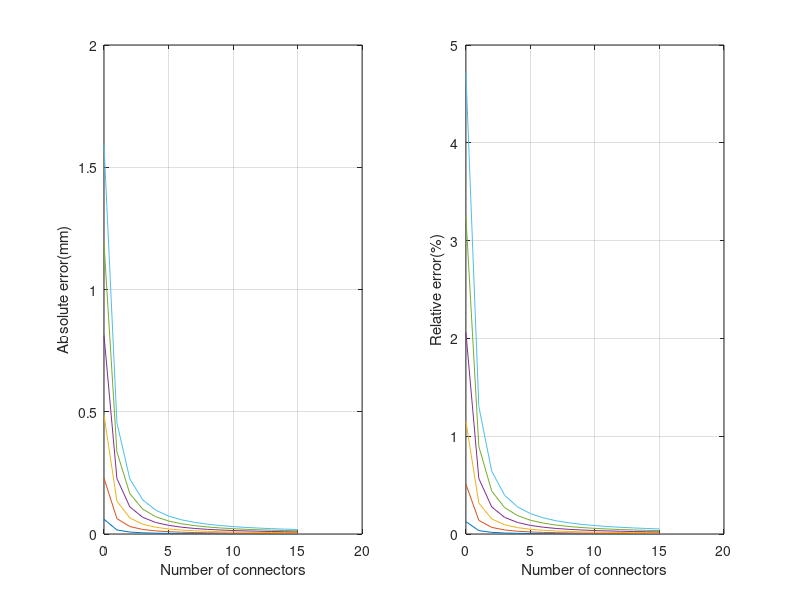

Source code (MATLAB):
clear;clc;
%% Parameter Define
%%%%%%%%%%%%%%%%%%%%%%%%%%%%%%%%%%%%%%%%%%%%%%%%%%%%%%%%%%%%%%%%%%%%%%%%%%%
% Sr: the arc length of the bending curve                                 %
% r:  the distance between the central axis of the cable guiding hole on  %
%     the connector and the central axis of the connector                 %
% d:  the thickness of the cross-shaped sheet                             %
% R1: the radius of the bending curve                                     %
% l1: the ideal length of the driving cable 1 between the bottom plane    %
%     of the upper connector and the top plane of the lower connector     %
% Ea: the absolute error                                                  %
% Er: the relative error                                                  %
%%%%%%%%%%%%%%%%%%%%%%%%%%%%%%%%%%%%%%%%%%%%%%%%%%%%%%%%%%%%%%%%%%%%%%%%%%% 
length_mm=100;
Sr=0.5*length_mm; 
r=0.14*length_mm; 
d=0.015*length_mm; 
%% Assumption Calculation
for n=0:1:15 % Assume the number of the connectors is n
    for i = 1:1:6 % Assume the bending angle is from 10 degrees to 60 degrees
        alpha1=i*10*pi/180;
        R1=Sr/alpha1; 
        S1=(R1-r)*alpha1; 
        l1=2*(n+1)*(R1-r)*sin( ...
            alpha1/(2*(n+1)))-(n+1)*((n*d/(n+1))/sin((pi-alpha1/(n+1))/2 ...
            )-n*d/(n+1));
        % calculate absolute error
        E(i).Ea(n+1,1) = S1-l1; 
        E(i).Ea(n+1,2) = n;
        % calculate relative error 
        E(i).Er(n+1,1) = (E(i).Ea(n+1,1)/l1)*100;  
        E(i).Er(n+1,2) = n;
    end
end
%% Figure Plot
figure;
subplot(1,2,1);
for i = 1:1:6
    plot(E(i).Ea(:,2),E(i).Ea(:,1),'-');
    hold on;
end
xlabel('Number of connectors');
ylabel('Absolute error(mm)');
grid on;
subplot(1,2,2);
for i = 1:1:6
    plot(E(i).Er(:,2),E(i).Er(:,1),'-');
    hold on;
end
xlabel('Number of connectors');
ylabel('Relative error(%)');
grid on;
    
